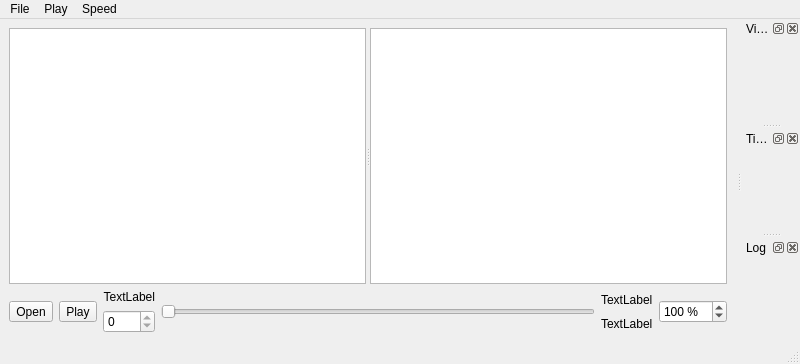
<?xml version="1.0" encoding="UTF-8"?>
<ui version="4.0">
 <class>MainWindow</class>
 <widget class="QMainWindow" name="MainWindow">
  <property name="geometry">
   <rect>
    <x>0</x>
    <y>0</y>
    <width>800</width>
    <height>364</height>
   </rect>
  </property>
  <property name="windowTitle">
   <string>Log Player</string>
  </property>
  <widget class="QWidget" name="centralwidget">
   <layout class="QVBoxLayout" name="verticalLayout_3">
    <item>
     <widget class="QSplitter" name="splitter">
      <property name="orientation">
       <enum>Qt::Horizontal</enum>
      </property>
      <widget class="DebugTreeWidget" name="debugTree">
       <property name="editTriggers">
        <set>QAbstractItemView::NoEditTriggers</set>
       </property>
      </widget>
      <widget class="FieldWidget" name="field"/>
     </widget>
    </item>
    <item>
     <layout class="QHBoxLayout" name="horizontalLayout">
      <item>
       <widget class="QToolButton" name="btnOpen">
        <property name="text">
         <string>Open</string>
        </property>
       </widget>
      </item>
      <item>
       <widget class="QToolButton" name="btnPlay">
        <property name="text">
         <string>Play</string>
        </property>
       </widget>
      </item>
      <item>
       <layout class="QVBoxLayout" name="verticalLayout">
        <item>
         <widget class="QLabel" name="lblTimeCurrent">
          <property name="text">
           <string>TextLabel</string>
          </property>
          <property name="alignment">
           <set>Qt::AlignRight|Qt::AlignTrailing|Qt::AlignVCenter</set>
          </property>
         </widget>
        </item>
        <item>
         <widget class="QSpinBox" name="spinPacketCurrent">
          <property name="maximum">
           <number>0</number>
          </property>
         </widget>
        </item>
       </layout>
      </item>
      <item>
       <widget class="QSlider" name="horizontalSlider">
        <property name="maximum">
         <number>0</number>
        </property>
        <property name="pageStep">
         <number>100</number>
        </property>
        <property name="orientation">
         <enum>Qt::Horizontal</enum>
        </property>
       </widget>
      </item>
      <item>
       <layout class="QVBoxLayout" name="verticalLayout_2">
        <item>
         <widget class="QLabel" name="lblTimeMax">
          <property name="text">
           <string>TextLabel</string>
          </property>
         </widget>
        </item>
        <item>
         <widget class="QLabel" name="lblPacketMax">
          <property name="text">
           <string>TextLabel</string>
          </property>
         </widget>
        </item>
       </layout>
      </item>
      <item>
       <widget class="QSpinBox" name="spinSpeed">
        <property name="suffix">
         <string> %</string>
        </property>
        <property name="maximum">
         <number>1000</number>
        </property>
        <property name="value">
         <number>100</number>
        </property>
       </widget>
      </item>
     </layout>
    </item>
   </layout>
  </widget>
  <widget class="QMenuBar" name="menubar">
   <property name="geometry">
    <rect>
     <x>0</x>
     <y>0</y>
     <width>800</width>
     <height>20</height>
    </rect>
   </property>
   <widget class="QMenu" name="menuFile">
    <property name="title">
     <string>File</string>
    </property>
    <addaction name="actionOpen_Logfile"/>
    <addaction name="separator"/>
    <addaction name="actionLogCutter"/>
    <addaction name="separator"/>
    <addaction name="actionExit"/>
   </widget>
   <widget class="QMenu" name="menuPlay">
    <property name="title">
     <string>Play</string>
    </property>
    <addaction name="actionBackward"/>
    <addaction name="actionStepBackward"/>
    <addaction name="actionPlay"/>
    <addaction name="actionStepForward"/>
    <addaction name="actionForward"/>
    <addaction name="separator"/>
    <addaction name="actionOpen_Plotter"/>
   </widget>
   <widget class="QMenu" name="menuSpeed">
    <property name="title">
     <string>Speed</string>
    </property>
    <addaction name="actionSpeed1"/>
    <addaction name="actionSpeed5"/>
    <addaction name="actionSpeed10"/>
    <addaction name="actionSpeed20"/>
    <addaction name="actionSpeed50"/>
    <addaction name="actionSpeed100"/>
    <addaction name="actionSpeed200"/>
    <addaction name="actionSpeed1000"/>
   </widget>
   <addaction name="menuFile"/>
   <addaction name="menuPlay"/>
   <addaction name="menuSpeed"/>
  </widget>
  <widget class="QStatusBar" name="statusbar"/>
  <widget class="QDockWidget" name="dockVisualization">
   <property name="windowTitle">
    <string>Visualization</string>
   </property>
   <attribute name="dockWidgetArea">
    <number>2</number>
   </attribute>
   <widget class="VisualizationWidget" name="visualization"/>
  </widget>
  <widget class="QDockWidget" name="dockTiming">
   <property name="windowTitle">
    <string>Timing</string>
   </property>
   <attribute name="dockWidgetArea">
    <number>2</number>
   </attribute>
   <widget class="TimingWidget" name="timing"/>
  </widget>
  <widget class="QDockWidget" name="dockLog">
   <property name="windowTitle">
    <string>Log</string>
   </property>
   <attribute name="dockWidgetArea">
    <number>2</number>
   </attribute>
   <widget class="LogWidget" name="log"/>
  </widget>
  <action name="actionStepForward">
   <property name="text">
    <string>Step Forward</string>
   </property>
   <property name="toolTip">
    <string>Step Forward</string>
   </property>
   <property name="shortcut">
    <string>E</string>
   </property>
  </action>
  <action name="actionPlay">
   <property name="text">
    <string>Play (Space)</string>
   </property>
   <property name="toolTip">
    <string>Play</string>
   </property>
   <property name="shortcut">
    <string>Space</string>
   </property>
  </action>
  <action name="actionStepBackward">
   <property name="text">
    <string>Step Backward</string>
   </property>
   <property name="toolTip">
    <string>Step Backward</string>
   </property>
   <property name="shortcut">
    <string>Q</string>
   </property>
  </action>
  <action name="actionBackward">
   <property name="text">
    <string>Backward</string>
   </property>
   <property name="toolTip">
    <string>Backward</string>
   </property>
   <property name="shortcut">
    <string>A</string>
   </property>
  </action>
  <action name="actionForward">
   <property name="text">
    <string>Forward</string>
   </property>
   <property name="toolTip">
    <string>Forward</string>
   </property>
   <property name="shortcut">
    <string>D</string>
   </property>
  </action>
  <action name="actionSpeed1">
   <property name="text">
    <string>Speed 1%</string>
   </property>
   <property name="toolTip">
    <string>Speed 1</string>
   </property>
   <property name="shortcut">
    <string>1</string>
   </property>
  </action>
  <action name="actionSpeed5">
   <property name="text">
    <string>Speed 5%</string>
   </property>
   <property name="toolTip">
    <string>Speed 5</string>
   </property>
   <property name="shortcut">
    <string>2</string>
   </property>
  </action>
  <action name="actionSpeed10">
   <property name="text">
    <string>Speed 10%</string>
   </property>
   <property name="toolTip">
    <string>Speed 10</string>
   </property>
   <property name="shortcut">
    <string>3</string>
   </property>
  </action>
  <action name="actionSpeed20">
   <property name="text">
    <string>Speed 20%</string>
   </property>
   <property name="toolTip">
    <string>Speed 20</string>
   </property>
   <property name="shortcut">
    <string>4</string>
   </property>
  </action>
  <action name="actionSpeed50">
   <property name="text">
    <string>Speed 50%</string>
   </property>
   <property name="toolTip">
    <string>Speed 50</string>
   </property>
   <property name="shortcut">
    <string>5</string>
   </property>
  </action>
  <action name="actionSpeed100">
   <property name="text">
    <string>Speed 100%</string>
   </property>
   <property name="toolTip">
    <string>Speed 100</string>
   </property>
   <property name="shortcut">
    <string>6</string>
   </property>
  </action>
  <action name="actionSpeed200">
   <property name="text">
    <string>Speed 200%</string>
   </property>
   <property name="toolTip">
    <string>Speed 200</string>
   </property>
   <property name="shortcut">
    <string>7</string>
   </property>
  </action>
  <action name="actionSpeed1000">
   <property name="text">
    <string>Speed 1000%</string>
   </property>
   <property name="toolTip">
    <string>Speed 1000</string>
   </property>
   <property name="shortcut">
    <string>8</string>
   </property>
  </action>
  <action name="actionOpen_Logfile">
   <property name="text">
    <string>Open Logfile ...</string>
   </property>
   <property name="shortcut">
    <string>Ctrl+O</string>
   </property>
  </action>
  <action name="actionExit">
   <property name="text">
    <string>Exit</string>
   </property>
  </action>
  <action name="actionOpen_Plotter">
   <property name="text">
    <string>Open Plotter</string>
   </property>
   <property name="toolTip">
    <string>Open Plotter</string>
   </property>
   <property name="shortcut">
    <string>Ctrl+P</string>
   </property>
  </action>
  <action name="actionLogCutter">
   <property name="text">
    <string>Log Cutter</string>
   </property>
  </action>
 </widget>
 <customwidgets>
  <customwidget>
   <class>VisualizationWidget</class>
   <extends>QWidget</extends>
   <header>widgets/visualizationwidget.h</header>
   <container>1</container>
  </customwidget>
  <customwidget>
   <class>TimingWidget</class>
   <extends>QWidget</extends>
   <header>widgets/timingwidget.h</header>
   <container>1</container>
  </customwidget>
  <customwidget>
   <class>FieldWidget</class>
   <extends>QGraphicsView</extends>
   <header>widgets/fieldwidget.h</header>
  </customwidget>
  <customwidget>
   <class>DebugTreeWidget</class>
   <extends>QTreeView</extends>
   <header>widgets/debugtreewidget.h</header>
  </customwidget>
  <customwidget>
   <class>LogWidget</class>
   <extends>QWidget</extends>
   <header>widgets/logwidget.h</header>
   <container>1</container>
  </customwidget>
 </customwidgets>
 <resources/>
 <connections/>
</ui>
